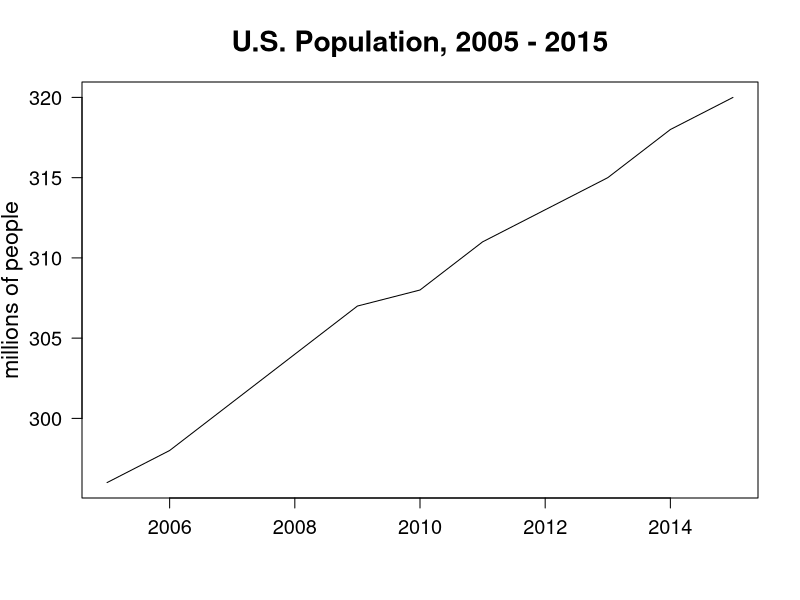

Reproduce this figure in R.
## ----linechart, fig.width = 7, fig.height = 4.5--------------------------
# Line chart
df <- data.frame (year = seq(2005,2015),
                  pop = c(296, 298, 301, 304, 307, 308,
                          311, 313, 315, 318, 320))
plot(df$year, df$pop, type = "l",
     main = "U.S. Population, 2005 - 2015", xlab = "",
     ylab = "millions of people", las = 1,
     cex.axis = 1.2, , cex.lab = 1.4, cex.main = 1.7)
